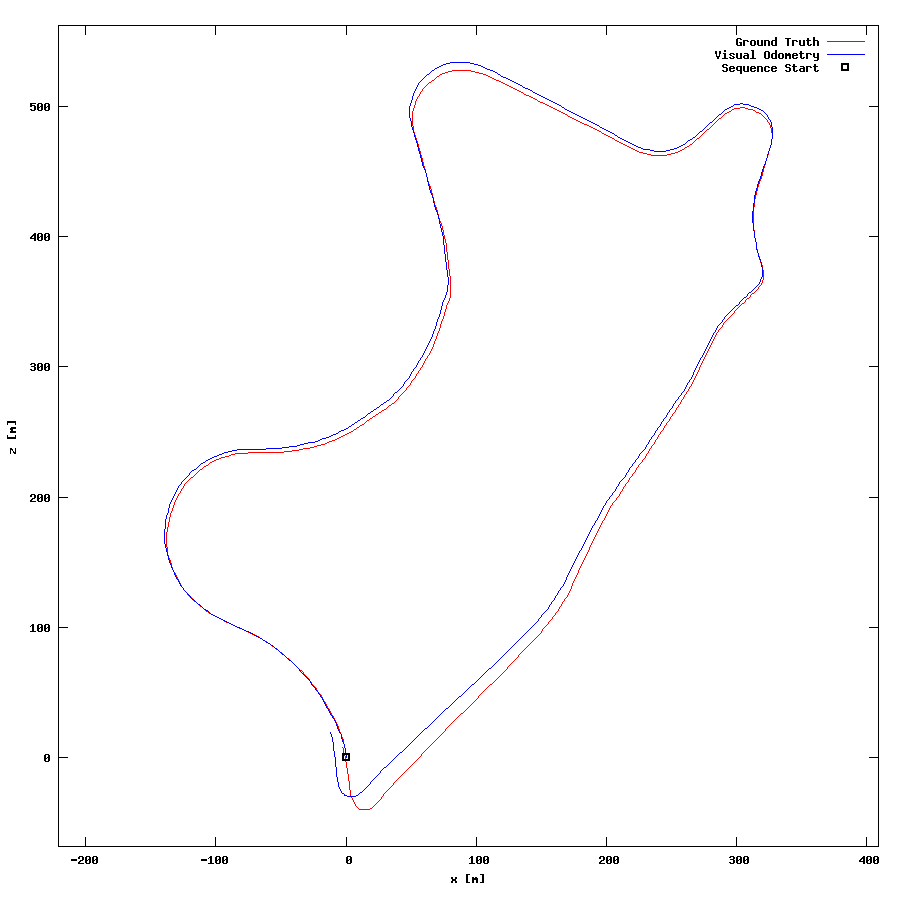

Reproduce this figure in gnuplot.
set term postscript eps enhanced color
set output "09.eps"
set size ratio -1
set xrange [-221:409]
set yrange [-68:562]
set xlabel "x [m]"
set ylabel "z [m]"
plot "09.txt" using 1:2 lc rgb "#FF0000" title 'Ground Truth' w lines,"09.txt" using 3:4 lc rgb "#0000FF" title 'Visual Odometry' w lines,"< head -1 09.txt" using 1:2 lc rgb "#000000" pt 4 ps 1 lw 2 title 'Sequence Start' w points
